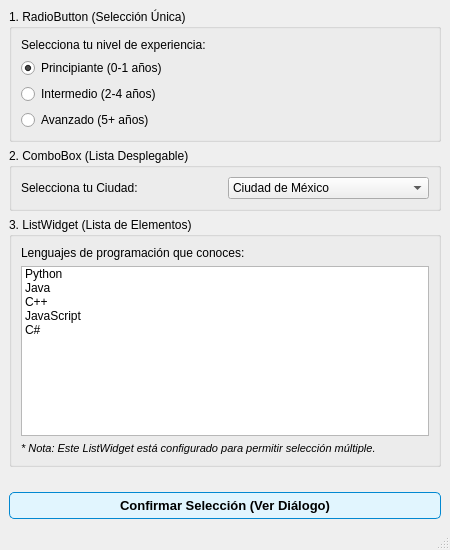
<?xml version="1.0" encoding="UTF-8"?>
<ui version="4.0">
 <class>MainWindow</class>
 <widget class="QMainWindow" name="MainWindow">
  <property name="geometry">
   <rect>
    <x>0</x>
    <y>0</y>
    <width>450</width>
    <height>550</height>
   </rect>
  </property>
  <property name="windowTitle">
   <string>Tema 14: Widgets Complejos</string>
  </property>
  <widget class="QWidget" name="centralwidget">
   <layout class="QVBoxLayout" name="verticalLayout_main">
    <item>
     <widget class="QGroupBox" name="group_genero">
      <property name="title">
       <string>1. RadioButton (Selección Única)</string>
      </property>
      <layout class="QVBoxLayout" name="verticalLayout_radio">
       <item>
        <widget class="QLabel" name="lbl_pregunta1">
         <property name="text">
          <string>Selecciona tu nivel de experiencia:</string>
         </property>
        </widget>
       </item>
       <item>
        <widget class="QRadioButton" name="rb_principiante">
         <property name="text">
          <string>Principiante (0-1 años)</string>
         </property>
         <property name="checked">
          <bool>true</bool>
         </property>
        </widget>
       </item>
       <item>
        <widget class="QRadioButton" name="rb_intermedio">
         <property name="text">
          <string>Intermedio (2-4 años)</string>
         </property>
        </widget>
       </item>
       <item>
        <widget class="QRadioButton" name="rb_avanzado">
         <property name="text">
          <string>Avanzado (5+ años)</string>
         </property>
        </widget>
       </item>
      </layout>
     </widget>
    </item>
    <item>
     <widget class="QGroupBox" name="group_pais">
      <property name="title">
       <string>2. ComboBox (Lista Desplegable)</string>
      </property>
      <layout class="QHBoxLayout" name="horizontalLayout_combo">
       <item>
        <widget class="QLabel" name="lbl_pais">
         <property name="text">
          <string>Selecciona tu Ciudad:</string>
         </property>
        </widget>
       </item>
       <item>
        <widget class="QComboBox" name="combo_ciudades">
         <property name="editable">
          <bool>false</bool>
         </property>
         <item>
          <property name="text">
           <string>Ciudad de México</string>
          </property>
         </item>
         <item>
          <property name="text">
           <string>Bogotá</string>
          </property>
         </item>
         <item>
          <property name="text">
           <string>Buenos Aires</string>
          </property>
         </item>
         <item>
          <property name="text">
           <string>Madrid</string>
          </property>
         </item>
         <item>
          <property name="text">
           <string>Lima</string>
          </property>
         </item>
        </widget>
       </item>
      </layout>
     </widget>
    </item>
    <item>
     <widget class="QGroupBox" name="group_lenguajes">
      <property name="title">
       <string>3. ListWidget (Lista de Elementos)</string>
      </property>
      <layout class="QVBoxLayout" name="verticalLayout_list">
       <item>
        <widget class="QLabel" name="lbl_lista">
         <property name="text">
          <string>Lenguajes de programación que conoces:</string>
         </property>
        </widget>
       </item>
       <item>
        <widget class="QListWidget" name="lista_items">
         <property name="selectionMode">
          <enum>QAbstractItemView::SelectionMode::MultiSelection</enum>
         </property>
         <item>
          <property name="text">
           <string>Python</string>
          </property>
         </item>
         <item>
          <property name="text">
           <string>Java</string>
          </property>
         </item>
         <item>
          <property name="text">
           <string>C++</string>
          </property>
         </item>
         <item>
          <property name="text">
           <string>JavaScript</string>
          </property>
         </item>
         <item>
          <property name="text">
           <string>C#</string>
          </property>
         </item>
        </widget>
       </item>
       <item>
        <widget class="QLabel" name="lbl_info_lista">
         <property name="font">
          <font>
           <pointsize>8</pointsize>
           <italic>true</italic>
          </font>
         </property>
         <property name="text">
          <string>* Nota: Este ListWidget está configurado para permitir selección múltiple.</string>
         </property>
        </widget>
       </item>
      </layout>
     </widget>
    </item>
    <item>
     <spacer name="verticalSpacer">
      <property name="orientation">
       <enum>Qt::Orientation::Vertical</enum>
      </property>
      <property name="sizeHint" stdset="0">
       <size>
        <width>20</width>
        <height>40</height>
       </size>
      </property>
     </spacer>
    </item>
    <item>
     <widget class="QPushButton" name="btn_confirmar">
      <property name="font">
       <font>
        <pointsize>10</pointsize>
        <bold>true</bold>
       </font>
      </property>
      <property name="styleSheet">
       <string>background-color: #e1f5fe; border: 1px solid #0288d1; border-radius: 5px; padding: 5px;</string>
      </property>
      <property name="text">
       <string>Confirmar Selección (Ver Diálogo)</string>
      </property>
     </widget>
    </item>
   </layout>
  </widget>
  <widget class="QStatusBar" name="statusbar"/>
 </widget>
 <resources/>
 <connections/>
</ui>
